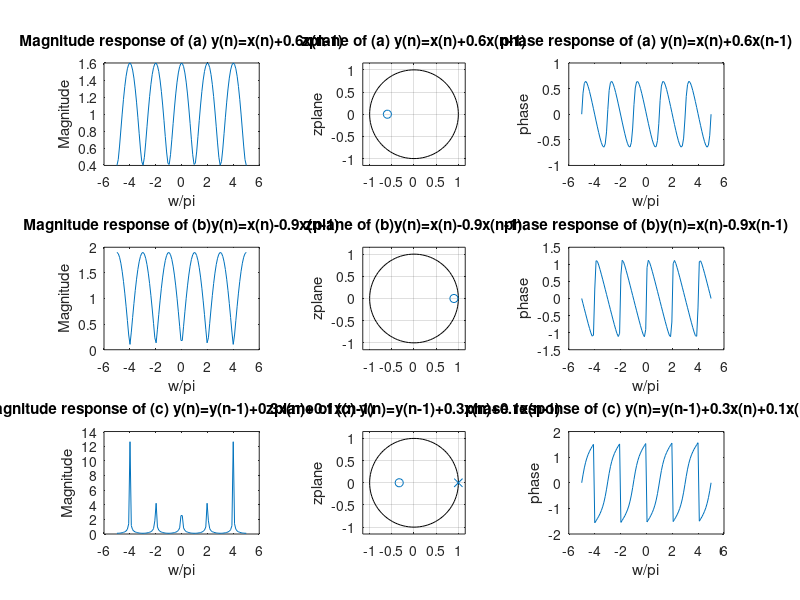

Write the MATLAB code that produced this figure.
% PRABHAT KUMAR RAI --- EE18MTECH01005
% CSP ASSIGNMENT 1 
% Q.NO.3 

% (a)y(n)=x(n)+0.6x(n-1)
w = linspace(-5*pi,5*pi);
hz = freqz([1 6/10],1,w); % H(z)=1+0.6z^-1
subplot(3,3,1)
plot(w/pi,abs(hz));
xlabel('w/pi');ylabel('Magnitude');title('Magnitude response of (a) y(n)=x(n)+0.6x(n-1)');
subplot(3,3,2)
zplane(roots([1 6/10]));ylabel('zplane');title('zplane of (a) y(n)=x(n)+0.6x(n-1)');
subplot(3,3,3)
plot(w/pi,angle(hz));xlabel('w/pi');ylabel('phase');title('phase response of (a) y(n)=x(n)+0.6x(n-1)');

% (b)y(n)=x(n)-0.9x(n-1)
w = linspace(-5*pi,5*pi);
hz = freqz([1 -9/10],1,w); % H(z)=1-0.9z^-1
subplot(3,3,4)
plot(w/pi,abs(hz));xlabel('w/pi');ylabel('Magnitude');title('Magnitude response of (b)y(n)=x(n)-0.9x(n-1)');
subplot(3,3,5)
zplane(roots([1 -9/10]));ylabel('zplane');title('zplane of (b)y(n)=x(n)-0.9x(n-1)');
subplot(3,3,6)
plot(w/pi,angle(hz));xlabel('w/pi');ylabel('phase');title('phase response of (b)y(n)=x(n)-0.9x(n-1)');

% (c) y(n)=y(n-1)+0.3x(n)+0.1x(n-1)   
w = linspace(-5*pi,5*pi);
hz = freqz([3/10 1/10],[1 -1],w); % H(z)=(0.3+0.1z^-1)/(1-z^-1)
subplot(3,3,7)
plot(w/pi,abs(hz));xlabel('w/pi');ylabel('Magnitude');title('Magnitude response of (c) y(n)=y(n-1)+0.3x(n)+0.1x(n-1)  ');
subplot(3,3,8)
zplane(roots([3/10 1/10]),roots([1 -1]));ylabel('zplane');title('zplane of (c) y(n)=y(n-1)+0.3x(n)+0.1x(n-1)');
subplot(3,3,9)
plot(w/pi,angle(hz));xlabel('w/pi');ylabel('phase');title('phase response of (c) y(n)=y(n-1)+0.3x(n)+0.1x(n-1)');